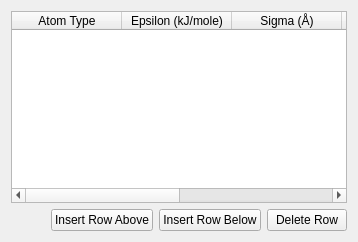
                      <widget class="QWidget" name="tab">
                       <attribute name="title">
                        <string>Lennard Jones Parameters</string>
                       </attribute>
                       <layout class="QVBoxLayout" name="verticalLayout_18">
                        <item>
                         <widget class="QTableWidget" name="molLJTable">
                          <property name="horizontalScrollBarPolicy">
                           <enum>Qt::ScrollBarAsNeeded</enum>
                          </property>
                          <attribute name="horizontalHeaderDefaultSectionSize">
                           <number>110</number>
                          </attribute>
                          <column>
                           <property name="text">
                            <string>Atom Type</string>
                           </property>
                          </column>
                          <column>
                           <property name="text">
                            <string>Epsilon (kJ/mole)</string>
                           </property>
                          </column>
                          <column>
                           <property name="text">
                            <string>Sigma (Å)</string>
                           </property>
                          </column>
                          <column>
                           <property name="text">
                            <string>AW (amu)</string>
                           </property>
                          </column>
                          <column>
                           <property name="text">
                            <string>Charge</string>
                           </property>
                          </column>
                          <column>
                           <property name="text">
                            <string>Element</string>
                           </property>
                          </column>
                         </widget>
                        </item>
                        <item>
                         <layout class="QHBoxLayout" name="horizontalLayout_11">
                          <item>
                           <spacer name="horizontalSpacer">
                            <property name="orientation">
                             <enum>Qt::Horizontal</enum>
                            </property>
                            <property name="sizeHint" stdset="0">
                             <size>
                              <width>40</width>
                              <height>20</height>
                             </size>
                            </property>
                           </spacer>
                          </item>
                          <item>
                           <widget class="QPushButton" name="addLJRowAboveButton">
                            <property name="text">
                             <string>Insert Row Above</string>
                            </property>
                           </widget>
                          </item>
                          <item>
                           <widget class="QPushButton" name="addLJRowBelowButton">
                            <property name="text">
                             <string>Insert Row Below</string>
                            </property>
                           </widget>
                          </item>
                          <item>
                           <widget class="QPushButton" name="deleteLJRowButton">
                            <property name="text">
                             <string>Delete Row</string>
                            </property>
                           </widget>
                          </item>
                         </layout>
                        </item>
                       </layout>
                      </widget>
